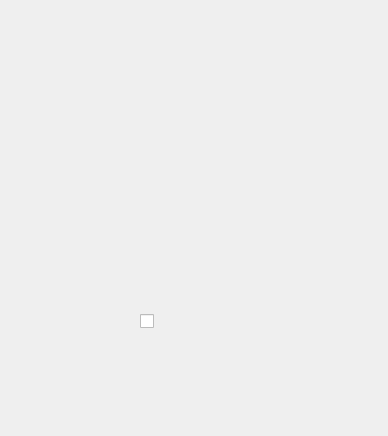
<?xml version="1.0" encoding="UTF-8"?>
<ui version="4.0">
 <class>add_devais</class>
 <widget class="QWidget" name="add_devais">
  <property name="geometry">
   <rect>
    <x>0</x>
    <y>0</y>
    <width>388</width>
    <height>436</height>
   </rect>
  </property>
  <property name="windowTitle">
   <string>Form</string>
  </property>
  <widget class="QLabel" name="label">
   <property name="geometry">
    <rect>
     <x>27</x>
     <y>42</y>
     <width>61</width>
     <height>20</height>
    </rect>
   </property>
   <property name="font">
    <font>
     <family>Acrom Medium</family>
    </font>
   </property>
   <property name="text">
    <string/>
   </property>
  </widget>
  <widget class="QLineEdit" name="name">
   <property name="geometry">
    <rect>
     <x>119</x>
     <y>40</y>
     <width>241</width>
     <height>25</height>
    </rect>
   </property>
   <property name="font">
    <font>
     <family>Acrom Medium</family>
    </font>
   </property>
   <property name="styleSheet">
    <string notr="true">background-color:rgba(0,0,0,0);
color:rgb(238, 238, 236);</string>
   </property>
   <property name="frame">
    <bool>false</bool>
   </property>
  </widget>
  <widget class="QLabel" name="label_2">
   <property name="geometry">
    <rect>
     <x>30</x>
     <y>100</y>
     <width>181</width>
     <height>17</height>
    </rect>
   </property>
   <property name="font">
    <font>
     <family>Acrom Medium</family>
    </font>
   </property>
   <property name="text">
    <string/>
   </property>
  </widget>
  <widget class="QLabel" name="label_3">
   <property name="geometry">
    <rect>
     <x>80</x>
     <y>200</y>
     <width>121</width>
     <height>17</height>
    </rect>
   </property>
   <property name="font">
    <font>
     <family>Acrom Medium</family>
    </font>
   </property>
   <property name="text">
    <string/>
   </property>
  </widget>
  <widget class="QLabel" name="label_4">
   <property name="geometry">
    <rect>
     <x>90</x>
     <y>150</y>
     <width>111</width>
     <height>17</height>
    </rect>
   </property>
   <property name="font">
    <font>
     <family>Acrom Medium</family>
    </font>
   </property>
   <property name="text">
    <string/>
   </property>
  </widget>
  <widget class="QLineEdit" name="electr">
   <property name="geometry">
    <rect>
     <x>277</x>
     <y>108</y>
     <width>91</width>
     <height>25</height>
    </rect>
   </property>
   <property name="font">
    <font>
     <family>Acrom Medium</family>
    </font>
   </property>
   <property name="styleSheet">
    <string notr="true">background-color:rgba(0,0,0,0);
color:rgb(238, 238, 236);</string>
   </property>
   <property name="frame">
    <bool>false</bool>
   </property>
  </widget>
  <widget class="QLineEdit" name="gas">
   <property name="geometry">
    <rect>
     <x>277</x>
     <y>165</y>
     <width>91</width>
     <height>25</height>
    </rect>
   </property>
   <property name="font">
    <font>
     <family>Acrom Medium</family>
    </font>
   </property>
   <property name="styleSheet">
    <string notr="true">background-color:rgba(0,0,0,0);
color:rgb(238, 238, 236);</string>
   </property>
   <property name="frame">
    <bool>false</bool>
   </property>
  </widget>
  <widget class="QLineEdit" name="water">
   <property name="geometry">
    <rect>
     <x>277</x>
     <y>230</y>
     <width>91</width>
     <height>25</height>
    </rect>
   </property>
   <property name="font">
    <font>
     <family>Acrom Medium</family>
    </font>
   </property>
   <property name="styleSheet">
    <string notr="true">background-color:rgba(0,0,0,0);
color:rgb(238, 238, 236);</string>
   </property>
   <property name="frame">
    <bool>false</bool>
   </property>
  </widget>
  <widget class="QCheckBox" name="checkBox">
   <property name="geometry">
    <rect>
     <x>140</x>
     <y>310</y>
     <width>131</width>
     <height>23</height>
    </rect>
   </property>
   <property name="text">
    <string/>
   </property>
  </widget>
  <widget class="QLabel" name="warning_2">
   <property name="geometry">
    <rect>
     <x>50</x>
     <y>140</y>
     <width>281</width>
     <height>17</height>
    </rect>
   </property>
   <property name="font">
    <font>
     <family>Acrom Medium</family>
    </font>
   </property>
   <property name="text">
    <string/>
   </property>
  </widget>
  <widget class="QLabel" name="warning_3">
   <property name="geometry">
    <rect>
     <x>50</x>
     <y>200</y>
     <width>281</width>
     <height>17</height>
    </rect>
   </property>
   <property name="font">
    <font>
     <family>Acrom Medium</family>
    </font>
   </property>
   <property name="text">
    <string/>
   </property>
  </widget>
  <widget class="QLabel" name="warning_4">
   <property name="geometry">
    <rect>
     <x>50</x>
     <y>260</y>
     <width>281</width>
     <height>17</height>
    </rect>
   </property>
   <property name="font">
    <font>
     <family>Acrom Medium</family>
    </font>
   </property>
   <property name="text">
    <string/>
   </property>
  </widget>
  <widget class="QLabel" name="warning">
   <property name="geometry">
    <rect>
     <x>50</x>
     <y>80</y>
     <width>281</width>
     <height>17</height>
    </rect>
   </property>
   <property name="font">
    <font>
     <family>Acrom Medium</family>
    </font>
   </property>
   <property name="text">
    <string/>
   </property>
  </widget>
  <widget class="QPushButton" name="enter">
   <property name="geometry">
    <rect>
     <x>107</x>
     <y>345</y>
     <width>173</width>
     <height>35</height>
    </rect>
   </property>
   <property name="styleSheet">
    <string notr="true">border-radius:3px;</string>
   </property>
   <property name="text">
    <string/>
   </property>
  </widget>
  <widget class="QPushButton" name="back">
   <property name="geometry">
    <rect>
     <x>107</x>
     <y>385</y>
     <width>173</width>
     <height>35</height>
    </rect>
   </property>
   <property name="styleSheet">
    <string notr="true">border-radius:3px;</string>
   </property>
   <property name="text">
    <string/>
   </property>
  </widget>
  <widget class="QLabel" name="label_5">
   <property name="geometry">
    <rect>
     <x>0</x>
     <y>0</y>
     <width>386</width>
     <height>436</height>
    </rect>
   </property>
   <property name="font">
    <font>
     <family>Acrom Medium</family>
    </font>
   </property>
   <property name="text">
    <string/>
   </property>
   <property name="pixmap">
    <pixmap resource="pich.qrc">:/picha/Pichures/devais.png</pixmap>
   </property>
  </widget>
  <zorder>label_5</zorder>
  <zorder>label</zorder>
  <zorder>name</zorder>
  <zorder>label_2</zorder>
  <zorder>label_3</zorder>
  <zorder>label_4</zorder>
  <zorder>electr</zorder>
  <zorder>gas</zorder>
  <zorder>water</zorder>
  <zorder>checkBox</zorder>
  <zorder>warning_2</zorder>
  <zorder>warning_3</zorder>
  <zorder>warning_4</zorder>
  <zorder>warning</zorder>
  <zorder>enter</zorder>
  <zorder>back</zorder>
 </widget>
 <resources>
  <include location="pich.qrc"/>
 </resources>
 <connections/>
</ui>
